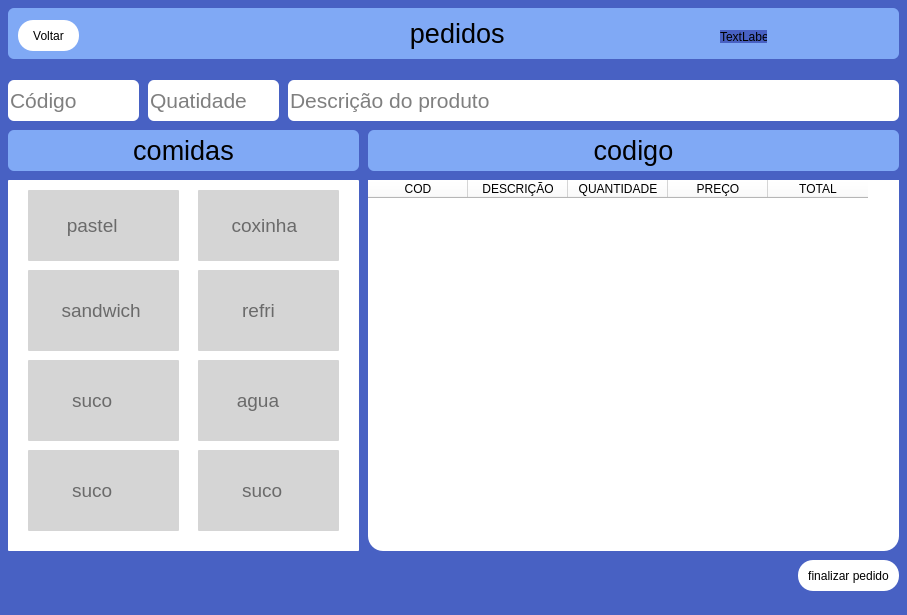
<?xml version="1.0" encoding="UTF-8"?>
<ui version="4.0">
 <class>MainWindow</class>
 <widget class="QMainWindow" name="MainWindow">
  <property name="geometry">
   <rect>
    <x>0</x>
    <y>0</y>
    <width>907</width>
    <height>615</height>
   </rect>
  </property>
  <property name="mouseTracking">
   <bool>true</bool>
  </property>
  <property name="windowTitle">
   <string>MainWindow</string>
  </property>
  <property name="styleSheet">
   <string notr="true">background-color: rgb(72, 97, 195);
border-radius: 15px</string>
  </property>
  <widget class="QWidget" name="centralwidget">
   <widget class="QPushButton" name="pushButton">
    <property name="geometry">
     <rect>
      <x>368</x>
      <y>130</y>
      <width>531</width>
      <height>41</height>
     </rect>
    </property>
    <property name="font">
     <font>
      <pointsize>20</pointsize>
     </font>
    </property>
    <property name="styleSheet">
     <string notr="true">background-color: rgb(128, 169, 245);
color: rgb(0, 0, 0);
border-radius: 6px</string>
    </property>
    <property name="text">
     <string>codigo</string>
    </property>
   </widget>
   <widget class="QPushButton" name="pushButton_2">
    <property name="geometry">
     <rect>
      <x>8</x>
      <y>130</y>
      <width>351</width>
      <height>41</height>
     </rect>
    </property>
    <property name="font">
     <font>
      <pointsize>20</pointsize>
     </font>
    </property>
    <property name="styleSheet">
     <string notr="true">background-color: rgb(128, 169, 245);
color: rgb(0, 0, 0);
border-radius: 6px</string>
    </property>
    <property name="text">
     <string>comidas</string>
    </property>
   </widget>
   <widget class="QListView" name="listView_2">
    <property name="geometry">
     <rect>
      <x>8</x>
      <y>180</y>
      <width>351</width>
      <height>371</height>
     </rect>
    </property>
    <property name="styleSheet">
     <string notr="true">background-color: rgb(255, 255, 255);
border-radius: 1px</string>
    </property>
   </widget>
   <widget class="QPushButton" name="pushButton_3">
    <property name="geometry">
     <rect>
      <x>8</x>
      <y>8</y>
      <width>891</width>
      <height>51</height>
     </rect>
    </property>
    <property name="font">
     <font>
      <pointsize>20</pointsize>
     </font>
    </property>
    <property name="styleSheet">
     <string notr="true">background-color: rgb(128, 169, 245);
color: rgb(0, 0, 0);
border-radius: 6px</string>
    </property>
    <property name="text">
     <string> pedidos</string>
    </property>
   </widget>
   <widget class="QLineEdit" name="lineEdit_3">
    <property name="geometry">
     <rect>
      <x>8</x>
      <y>80</y>
      <width>131</width>
      <height>41</height>
     </rect>
    </property>
    <property name="font">
     <font>
      <pointsize>16</pointsize>
     </font>
    </property>
    <property name="styleSheet">
     <string notr="true">alternate-background-color: rgb(255, 255, 255);
background-color: rgb(255, 255, 255);
border-radius: 6px</string>
    </property>
    <property name="placeholderText">
     <string>Código</string>
    </property>
   </widget>
   <widget class="QLineEdit" name="lineEdit_5">
    <property name="enabled">
     <bool>true</bool>
    </property>
    <property name="geometry">
     <rect>
      <x>28</x>
      <y>190</y>
      <width>151</width>
      <height>71</height>
     </rect>
    </property>
    <property name="font">
     <font>
      <pointsize>14</pointsize>
     </font>
    </property>
    <property name="styleSheet">
     <string notr="true">background-color: rgb(213, 213, 213);
border-radius: 1px</string>
    </property>
    <property name="text">
     <string/>
    </property>
    <property name="placeholderText">
     <string>       pastel</string>
    </property>
   </widget>
   <widget class="QLineEdit" name="lineEdit_6">
    <property name="geometry">
     <rect>
      <x>198</x>
      <y>190</y>
      <width>141</width>
      <height>71</height>
     </rect>
    </property>
    <property name="font">
     <font>
      <pointsize>14</pointsize>
     </font>
    </property>
    <property name="styleSheet">
     <string notr="true">background-color: rgb(213, 213, 213);
border-radius: 1px</string>
    </property>
    <property name="text">
     <string/>
    </property>
    <property name="placeholderText">
     <string>      coxinha</string>
    </property>
   </widget>
   <widget class="QLineEdit" name="lineEdit_7">
    <property name="geometry">
     <rect>
      <x>28</x>
      <y>270</y>
      <width>151</width>
      <height>81</height>
     </rect>
    </property>
    <property name="font">
     <font>
      <pointsize>14</pointsize>
      <weight>50</weight>
      <bold>false</bold>
     </font>
    </property>
    <property name="styleSheet">
     <string notr="true">background-color: rgb(213, 213, 213);
border-radius: 1px
</string>
    </property>
    <property name="text">
     <string/>
    </property>
    <property name="placeholderText">
     <string>      sandwich</string>
    </property>
   </widget>
   <widget class="QLineEdit" name="lineEdit_8">
    <property name="geometry">
     <rect>
      <x>198</x>
      <y>270</y>
      <width>141</width>
      <height>81</height>
     </rect>
    </property>
    <property name="font">
     <font>
      <pointsize>14</pointsize>
     </font>
    </property>
    <property name="styleSheet">
     <string notr="true">background-color: rgb(213, 213, 213);
border-radius: 1px</string>
    </property>
    <property name="text">
     <string/>
    </property>
    <property name="placeholderText">
     <string>        refri</string>
    </property>
   </widget>
   <widget class="QLineEdit" name="lineEdit_9">
    <property name="geometry">
     <rect>
      <x>28</x>
      <y>360</y>
      <width>151</width>
      <height>81</height>
     </rect>
    </property>
    <property name="font">
     <font>
      <pointsize>14</pointsize>
     </font>
    </property>
    <property name="styleSheet">
     <string notr="true">background-color: rgb(213, 213, 213);
border-radius: 1px
</string>
    </property>
    <property name="text">
     <string/>
    </property>
    <property name="placeholderText">
     <string>        suco</string>
    </property>
   </widget>
   <widget class="QLineEdit" name="lineEdit_10">
    <property name="geometry">
     <rect>
      <x>198</x>
      <y>360</y>
      <width>141</width>
      <height>81</height>
     </rect>
    </property>
    <property name="font">
     <font>
      <pointsize>14</pointsize>
     </font>
    </property>
    <property name="styleSheet">
     <string notr="true">background-color: rgb(213, 213, 213);
border-radius: 1px</string>
    </property>
    <property name="text">
     <string/>
    </property>
    <property name="placeholderText">
     <string>       agua</string>
    </property>
   </widget>
   <widget class="QLineEdit" name="lineEdit_11">
    <property name="geometry">
     <rect>
      <x>28</x>
      <y>450</y>
      <width>151</width>
      <height>81</height>
     </rect>
    </property>
    <property name="font">
     <font>
      <pointsize>14</pointsize>
     </font>
    </property>
    <property name="styleSheet">
     <string notr="true">background-color: rgb(213, 213, 213);
border-radius: 1px
</string>
    </property>
    <property name="text">
     <string/>
    </property>
    <property name="placeholderText">
     <string>        suco</string>
    </property>
   </widget>
   <widget class="QLineEdit" name="lineEdit_12">
    <property name="geometry">
     <rect>
      <x>198</x>
      <y>450</y>
      <width>141</width>
      <height>81</height>
     </rect>
    </property>
    <property name="font">
     <font>
      <pointsize>14</pointsize>
     </font>
    </property>
    <property name="styleSheet">
     <string notr="true">background-color: rgb(213, 213, 213);
border-radius: 1px
</string>
    </property>
    <property name="text">
     <string/>
    </property>
    <property name="placeholderText">
     <string>        suco</string>
    </property>
   </widget>
   <widget class="QTableWidget" name="tableWidget">
    <property name="geometry">
     <rect>
      <x>368</x>
      <y>180</y>
      <width>531</width>
      <height>371</height>
     </rect>
    </property>
    <property name="styleSheet">
     <string notr="true">background-color: rgb(255, 255, 255);</string>
    </property>
    <column>
     <property name="text">
      <string>COD</string>
     </property>
    </column>
    <column>
     <property name="text">
      <string>DESCRIÇÃO</string>
     </property>
    </column>
    <column>
     <property name="text">
      <string>QUANTIDADE</string>
     </property>
    </column>
    <column>
     <property name="text">
      <string>PREÇO</string>
     </property>
    </column>
    <column>
     <property name="text">
      <string>TOTAL</string>
     </property>
    </column>
   </widget>
   <widget class="QLineEdit" name="lineEdit_4">
    <property name="geometry">
     <rect>
      <x>288</x>
      <y>80</y>
      <width>611</width>
      <height>41</height>
     </rect>
    </property>
    <property name="font">
     <font>
      <pointsize>16</pointsize>
      <weight>50</weight>
      <bold>false</bold>
     </font>
    </property>
    <property name="styleSheet">
     <string notr="true">alternate-background-color: rgb(255, 255, 255);
background-color: rgb(255, 255, 255);
border-radius: 6px</string>
    </property>
    <property name="placeholderText">
     <string>Descrição do produto</string>
    </property>
   </widget>
   <widget class="QLineEdit" name="lineEdit_13">
    <property name="geometry">
     <rect>
      <x>148</x>
      <y>80</y>
      <width>131</width>
      <height>41</height>
     </rect>
    </property>
    <property name="font">
     <font>
      <pointsize>16</pointsize>
     </font>
    </property>
    <property name="styleSheet">
     <string notr="true">alternate-background-color: rgb(255, 255, 255);
background-color: rgb(255, 255, 255);
border-radius: 6px</string>
    </property>
    <property name="placeholderText">
     <string>Quatidade</string>
    </property>
   </widget>
   <widget class="QPushButton" name="pushButton_5">
    <property name="geometry">
     <rect>
      <x>798</x>
      <y>560</y>
      <width>101</width>
      <height>31</height>
     </rect>
    </property>
    <property name="styleSheet">
     <string notr="true">background-color: rgb(255, 255, 255);</string>
    </property>
    <property name="text">
     <string>finalizar pedido</string>
    </property>
   </widget>
   <widget class="QPushButton" name="pushButton_6">
    <property name="geometry">
     <rect>
      <x>18</x>
      <y>20</y>
      <width>61</width>
      <height>31</height>
     </rect>
    </property>
    <property name="styleSheet">
     <string notr="true">background-color: rgb(255, 255, 255);</string>
    </property>
    <property name="text">
     <string>Voltar</string>
    </property>
   </widget>
   <widget class="QLabel" name="icone_menu">
    <property name="geometry">
     <rect>
      <x>720</x>
      <y>30</y>
      <width>47</width>
      <height>13</height>
     </rect>
    </property>
    <property name="text">
     <string>TextLabel</string>
    </property>
   </widget>
  </widget>
  <widget class="QStatusBar" name="statusbar"/>
  <action name="actioncadastro_produto">
   <property name="text">
    <string>cadastro produto</string>
   </property>
  </action>
  <action name="actionfinalizar_espediene">
   <property name="text">
    <string>finalizar espediene</string>
   </property>
  </action>
 </widget>
 <resources/>
 <connections/>
</ui>
